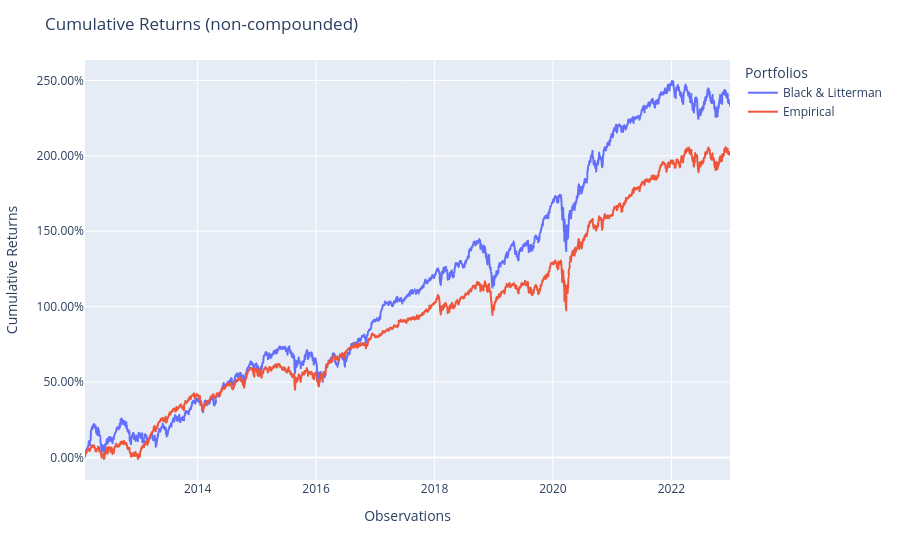

The notebook cell saved with this chart:
### Code cell
pred_bl = model_bl.predict(X_test)
pred_empirical = model_empirical.predict(X_test)

population = Population([pred_bl, pred_empirical])

population.plot_cumulative_returns()

### Figure 1 — Plotly figure (JSON) as saved in the notebook; plotly's stock layout.template omitted (floating-point values rounded to 4 significant figures; data arrays with more than 128 entries replaced by an {"elided": "..."} marker saying what was removed)
{"data": [{"hovertemplate": "variable=Black & Litterman<br>index=%{x}<br>value=%{y}<extra></extra>", "legendgroup": "Black & Litterman", "line": {"color": "#636efa", "dash": "solid"}, "marker": {"symbol": "circle"}, "mode": "lines", "name": "Black & Litterman", "showlegend": true, "type": "scattergl", "x": {"elided": "2743 str values"}, "xaxis": "x", "y": {"elided": "2743 float values"}, "yaxis": "y"}, {"hovertemplate": "variable=Empirical<br>index=%{x}<br>value=%{y}<extra></extra>", "legendgroup": "Empirical", "line": {"color": "#EF553B", "dash": "solid"}, "marker": {"symbol": "circle"}, "mode": "lines", "name": "Empirical", "showlegend": true, "type": "scattergl", "x": {"elided": "2743 str values"}, "xaxis": "x", "y": {"elided": "2743 float values"}, "yaxis": "y"}], "layout": {"legend": {"title": {"text": "Portfolios"}, "tracegroupgap": 0}, "margin": {"t": 60}, "title": {"text": "Cumulative Returns (non-compounded)"}, "xaxis": {"anchor": "y", "domain": [0, 1], "title": {"text": "Observations"}}, "yaxis": {"anchor": "x", "domain": [0, 1], "tickformat": ".2%", "title": {"text": "Cumulative Returns"}}}}
